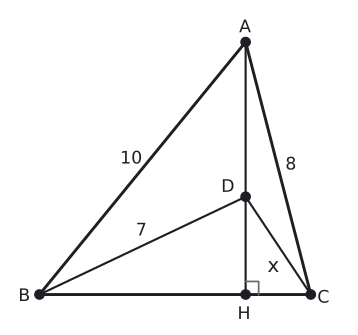

The Python source for this figure:
import sys; sys.path.insert(0, "tools")
from cizim import *

def uz(P, Q): return round(float(np.linalg.norm(np.asarray(P, float) - np.asarray(Q, float))), 3)
def kenar(ax, P, Q, metin, G, d=0.45, renk=YAZI, fs=13):
    """[PQ] kenarının ortasına, G noktasından uzak tarafa etiket."""
    P, Q = np.asarray(P, float), np.asarray(Q, float); M = (P + Q) / 2
    u = (Q - P) / np.linalg.norm(Q - P); v = np.array([-u[1], u[0]])
    if np.dot(v, M - np.asarray(G, float)) < 0: v = -v
    ax.text(*(M + d * v), metin, ha="center", va="center", color=renk, fontsize=fs)
def dik(ax, K, P, Q, s=0.3, renk=SOLUK):
    """K köşesinde KP ile KQ arasındaki dik açı işareti."""
    K, P, Q = (np.asarray(t, float) for t in (K, P, Q))
    u = (P - K) / np.linalg.norm(P - K) * s; v = (Q - K) / np.linalg.norm(Q - K) * s
    ax.plot(*zip(K + u, K + u + v, K + v), color=renk, lw=1.3)
def aci_olc(K, P, Q):
    u, v = np.asarray(P, float) - K, np.asarray(Q, float) - K
    return round(float(np.degrees(np.arccos(np.dot(u, v) / np.linalg.norm(u) / np.linalg.norm(v)))), 3)

# Soru 6: [AH] ⊥ [BC], D ∈ [AH]. AB=10, AC=8, DB=7, DC=x=√13.
# |HB|²=40, |HC|²=4, |AH|²=60, |DH|²=9.
H = np.array([0.0, 0.0]); B = np.array([-np.sqrt(40), 0]); C = np.array([2.0, 0]); A = np.array([0, np.sqrt(60)]); D = np.array([0, 3.0])
print("AB AC DB DC^2", uz(A, B), uz(A, C), uz(D, B), round(uz(D, C) ** 2, 3))
fig, ax = sekil(4.6, 5.0); ax.set_aspect("equal"); ax.axis("off")
ax.plot(*zip(A, B, C, A), color=YAZI)
ax.plot(*zip(A, H), color=YAZI, lw=1.6)
ax.plot(*zip(B, D, C), color=YAZI, lw=1.6)
dik(ax, H, A, C, s=0.4)
kenar(ax, A, B, "10", D, d=0.45); kenar(ax, A, C, "8", B, d=0.4)
ax.text(-3.2, 1.95, "7", ha="center", va="center")
ax.text(0.85, 0.85, "x", ha="center", va="center", fontsize=15)
nokta(ax, *A, "A", dx=-0.2, dy=0.3); nokta(ax, *B, "B", dx=-0.65, dy=-0.2); nokta(ax, *C, "C", dx=0.2, dy=-0.25)
nokta(ax, *H, "H", dx=-0.25, dy=-0.75); nokta(ax, *D, "D", dx=-0.75, dy=0.15)
ax.set_xlim(-7.3, 3.2); ax.set_ylim(-1.0, 8.8)
kaydet(fig, __file__)
